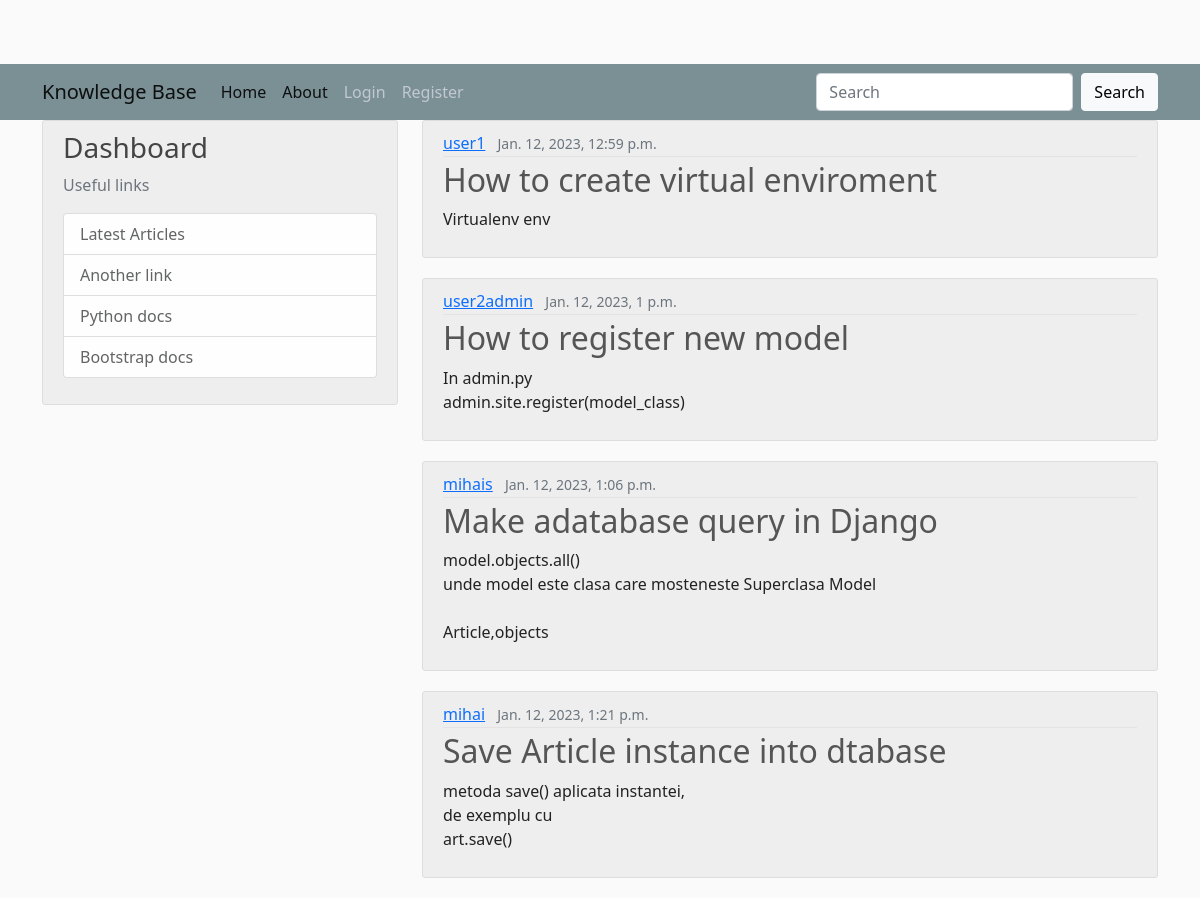
Before: / with the older database file.
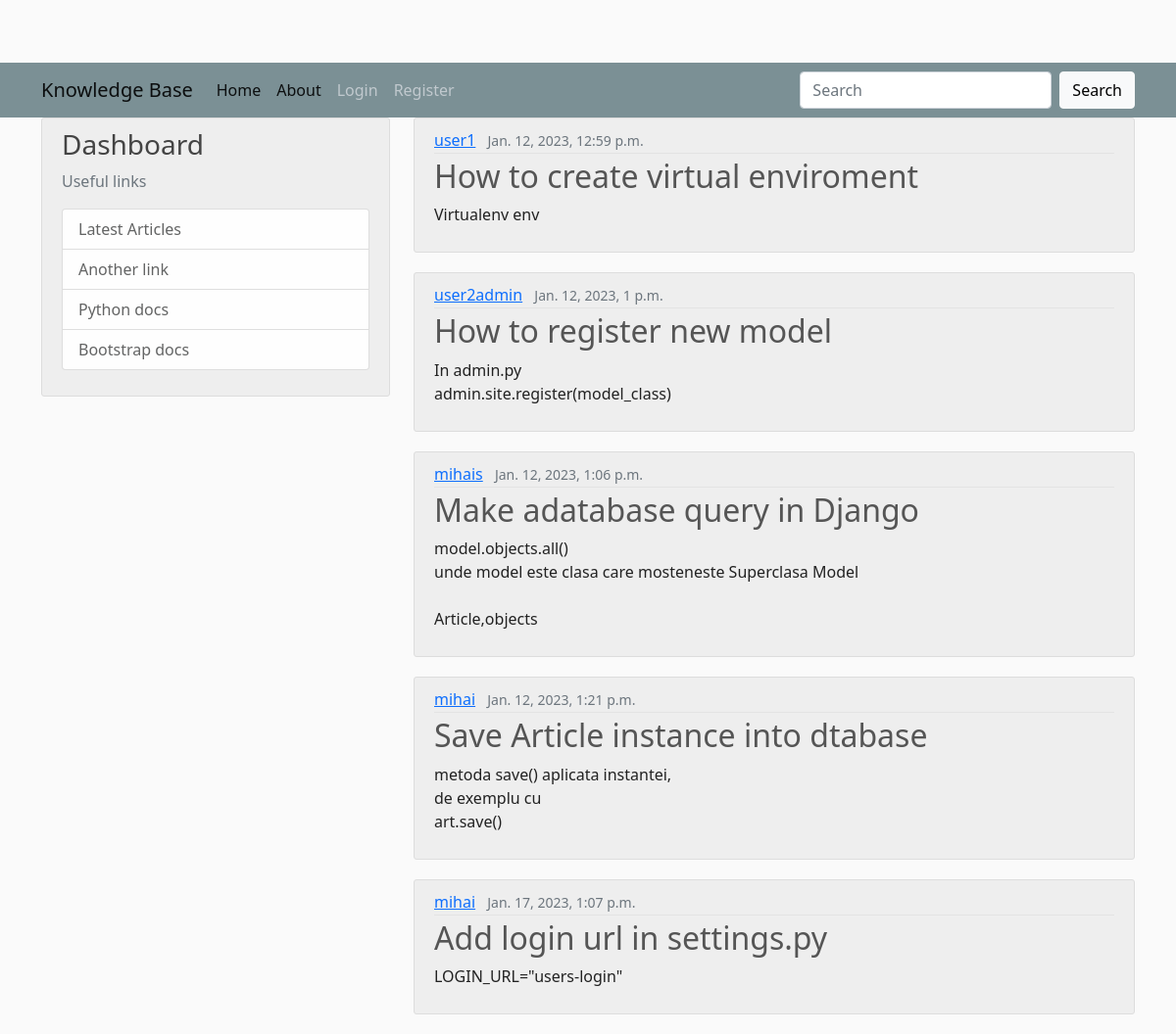
After: the same page with the newer database file.
### kb/models.py (models this page shows, shortened)
class Article(models.Model):
    author = ForeignKey(User, on_delete=models.CASCADE)
    title = models.CharField(max_length=150)
    content = models.TextField()
    date = models.DateTimeField(default=timezone.now)

### kb/views.py (the view)
# urls.py: path('', views.home, name='kb-home'),
def home(request):
    context = {'title': 'Articles', 'articles': Article.objects.all()}
    return render(request, 'kb/home.html', context)

### kb/templates/kb/home.html
{% extends "kb/base.html" %}
{% block content %}
    {% for article in articles %}
    <article class="media content-section">
        <div class="media-body">
          <div class="article-metadata">
            <a class="me-2" href="#">{{ article.author }}</a>
            <small class="text-muted">{{ article.date }}</small>
          </div>
          <h2><a class="article-title" href="#">{{ article.title }}</a></h2>
          <p class="article-content">{{ article.content }}</p>
        </div>
      </article>
    {% endfor %}
{% endblock content %}

### kb/templates/kb/base.html (shortened to what this page needs)
{% load static %}
<!DOCTYPE html>
<html>
<head>
    <link href="https://cdn.jsdelivr.net/npm/bootstrap@5.1.3/dist/css/bootstrap.min.css" rel="stylesheet">
    <link rel="stylesheet" type="text/css" href="{% static 'kb/main.css' %}"/>
</head>
<body>
    <header class="site-header">
        <nav class="navbar navbar-expand-lg navbar-light bg-darkgrey">
            <div class="container">
              <a class="navbar-brand" href="{% url 'kb-home' %}">Knowledge Base</a>
              <div class="collapse navbar-collapse" id="navbarSupportedContent">
                <ul class="navbar-nav me-auto mb-2 mb-lg-0">
                  <li class="nav-item">
                    <a class="nav-link active" aria-current="page" href="{% url 'kb-home' %}">Home</a>
                  </li>
                  <li class="nav-item">
                    <a class="nav-link active" href="{% url 'kb-about' %}">About</a>
                  </li>
                  {% if user.is_authenticated %}
                  <li class="nav-item">
                      <a class="nav-link" href="{% url 'new-article' %}">Add article</a>
                    </li>
                    <li class="nav-item">
                      <a class="nav-link" href="{% url 'users-logout' %}">Logout</a>
                    </li>
                  {% else %}
                    <li class="nav-item">
                      <a class="nav-link" href="{% url 'users-login' %}">Login</a>
                    </li>
                    <li class="nav-item">
                      <a class="nav-link" href="{% url 'users-register' %}">Register</a>
                    </li>
                  {% endif %}
                </ul>
                <form class="d-flex">
                  <input class="form-control me-2" type="search" placeholder="Search" aria-label="Search">
                  <button class="btn btn-light" type="submit">Search</button>
                </form>
              </div>
            </div>
          </nav>
    </header>
    <main role="main" class="container">
        <div class="row">
           <div class="col-md-4">
             <div class="content-section">
                <h3>Dashboard</h3>
                <p class='text-muted'>Useful links </p>
                  <ul class="list-group">
                    <li class="list-group-item list-group-item-light">Latest Articles</li>
                    <li class="list-group-item list-group-item-light">Another link</li>
                    <li class="list-group-item list-group-item-light">Python docs</li>
                    <li class="list-group-item list-group-item-light">Bootstrap docs</li>
                  </ul>
              </div>
            </div>
          <div class="col-md-8">
            {% block content %}{% endblock %}
          </div>
        </div>
      </main>
</body>
</html>

### kb/static/kb/main.css (style rules this page uses)
body { background: #fafafa; color: #222222; margin-top: 4rem; }
h1, h2, h3, h4, h5, h6 { color: #444444; }
ul { margin: 0; }
.bg-darkgrey { background-color: #7B9095; }
.site-header .navbar-nav .nav-link { color: #c1c9ce; }
.site-header .navbar-nav .nav-link.active { font-weight: 500; }
.content-section { background: #eeeeee; padding: 10px 20px; border: 1px solid #dddddd; border-radius: 3px; margin-bottom: 20px; }
.article-title { color: #555555; text-decoration: none; }
.article-content { white-space: pre-line; }
.article-metadata { padding-bottom: 1px; margin-bottom: 4px; border-bottom: 1px solid #e3e3e3 }

Changed rows visible on the page:
added Article: author "mihai", date "Jan. 17, 2023, 1:07 p.m.", title "Add login url in settings.py", content "LOGIN_URL=\"users-login\""
